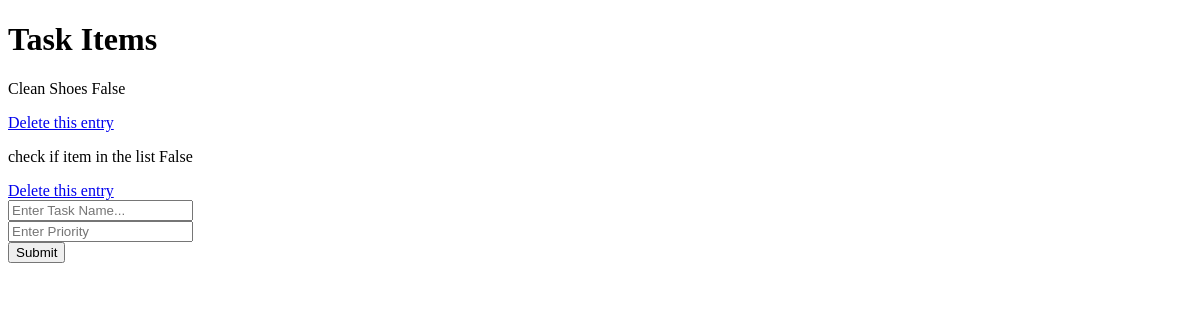
The app's page /, older data.
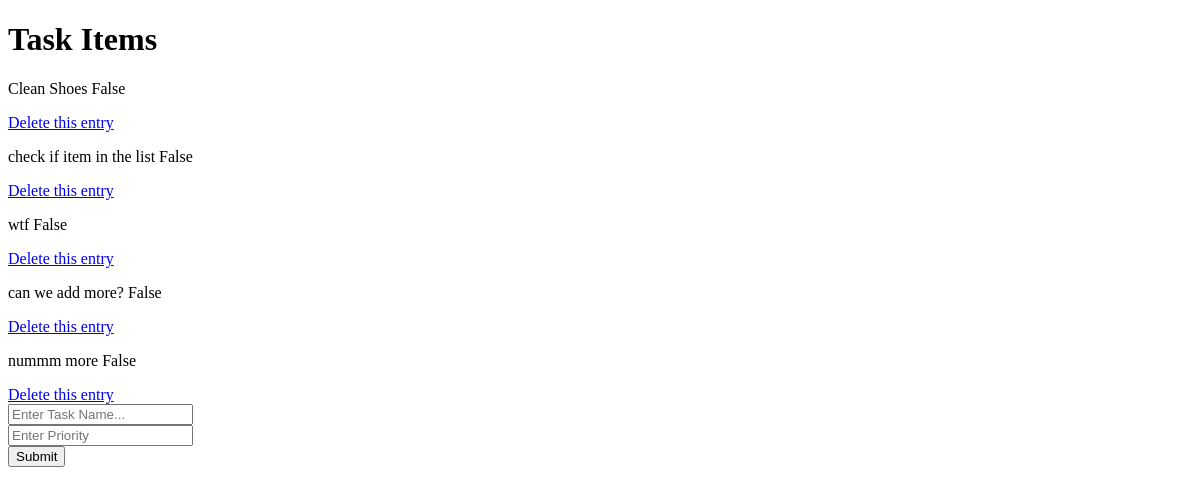
The same page, newer data.
### task_management_app/models.py (models this page shows)
class TaskDb(models.Model):
    task = models.CharField(max_length=30)
    priority = models.CharField(max_length=30)
    completed = models.BooleanField(default=False)
    time_date = models.DateTimeField(default=timezone.now)
    def __str__(self):
        return "%s %s"%(self.task, self.completed)

### task_management_app/views.py (the view)
# urls.py: 2. Add a URL to urlpatterns:  path('', views.home, name='home')
def home(request):
    if request.method == 'POST':
        form = TaskForm(request.POST or None)
        if form.is_valid():
            form.save()
            all_items = TaskDb.objects.all()
            messages.success(request, ('New Item Added'))
            return render(request, 'index.html', {'all_items':all_items})
    else:
        all_items = TaskDb.objects.all()
        return render(request, 'index.html', {'all_items':all_items})

### task_management_app/templates/index.html (shortened to what this page needs)
<!DOCTYPE html>
<html lang="en">
<head>
</head>
<body>
    <h1>Task Items</h1>
    {% for task in all_items %}
        <p>{{task}}</p><a href="{% url 'delete' task.id %}">Delete this entry</a>
    {% endfor %}
    <form action="{% url 'home' %}" method="post">
        <input type="text" name="task" placeholder="Enter Task Name..."><br>
        <input type="text" name="priority" placeholder="Enter Priority"><br>
        <input type="submit" value="Submit"><br>
    </form>
</body>
</html>

Row changes from the older to the newer data that the page shows:
added TaskDb: task+completed "wtf False"
added TaskDb: task+completed "can we add more? False"
added TaskDb: task+completed "nummm more False"
